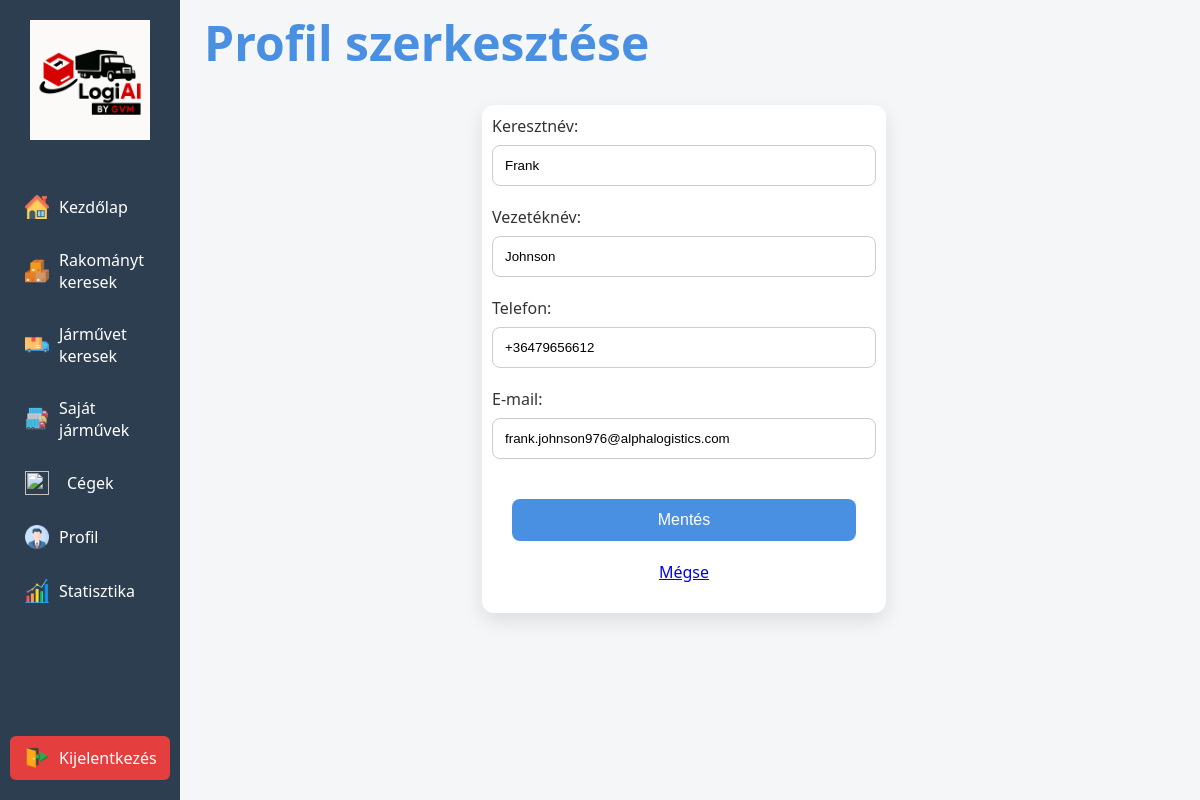
Screenshot of /edit_profile (signed in) with the database file from the repository.
### main.py (models this page shows, shortened)
class User(db.Model, UserMixin):
    user_id = db.Column(db.Integer, primary_key=True)
    email = db.Column(db.String(150), unique=True, nullable=False)
    first_name = db.Column(db.String(150), nullable=False)
    last_name = db.Column(db.String(150), nullable=False)
    phone_number = db.Column(db.String(150), nullable=False)
    hashed_password = db.Column(db.String(150), nullable=False)
    role = db.Column(db.String(50), default="freight_forwarder")
    company_id = db.Column(db.Integer, db.ForeignKey('company.company_id'), nullable=True)
    is_company_admin = db.Column(db.Boolean, default=False)
    common_user = db.Column(db.Boolean, default=True)
    created_at = db.Column(db.Date, default=date.today)
    profile_picture = db.Column(db.String(200), nullable=True)
    company = db.relationship('Company', back_populates='users')

### main.py (the view, shortened to what this page needs)
@app.route("/edit_profile", methods=["GET", "POST"])
@login_required
def edit_profile():
    user = current_user
    return render_template("edit_profile.html", user=user)

### main.py (called while the page is built)
@login_manager.user_loader
def load_user(user_id):
    return User.query.get(int(user_id))

### templates/edit_profile.html
{% extends "base.html" %}
{% block content %}
<div class="home-container">
    <aside class="sidebar">
        {% include 'sidebar.html' %}
    </aside>
    <main class="main-content">
        <h1 class="cim">Profil szerkesztése</h1>
        <form method="POST" style="width: 40%">
            <label>Keresztnév:</label>
            <input type="text" name="first_name" value="{{ user.first_name }}" required>
            <label>Vezetéknév:</label>
            <input type="text" name="last_name" value="{{ user.last_name }}" required>
            <label>Telefon:</label>
            <input type="text" name="phone_number" value="{{ user.phone_number }}" required>
            <label>E-mail:</label>
            <input type="email" name="email" value="{{ user.email }}" required>
            <div class="edit-buttons">
                <button type="submit" class="btn margin20">Mentés</button>
                <a href="{{ url_for('profile') }}" class="btn">Mégse</a>
            </div>
        </form>
    </main>
</div>
{% endblock %}

### static/style.css (style rules this page uses)
body { font-family: 'Segoe UI', Tahoma, Geneva, Verdana, sans-serif; margin: 0; padding: 0; background: #f4f6f8; color: #333; display: flex; min-height: 100vh; width: 100%; }
h1 { top: 0; background: #f4f6f8; z-index: 10; padding: 10px 0; margin: 0; }
.sidebar { width: 15%; background: #2c3e50; color: #fff; min-height: 100vh; padding-left: 10px; padding-right: 10px; position: fixed; top: 0; left: 0; box-sizing: border-box; display: flex; flex-direction: column; z-index: 1000; }
.main-content { margin-left: 17vw; flex-grow: 1; box-sizing: border-box; max-width: 80%; }
.main-content > h1 { font-size: 3rem; text-align: left; color: #4a90e2; }
.container, .register-choice-container, form { background: #fff; padding: 10px 10px; border-radius: 12px; box-shadow: 0 8px 20px rgba(0,0,0,0.1); margin: 20px auto; max-width: 100%; }
h1, h2 { text-align: left; color: #4a90e2; }
button { background: #4a90e2; color: #fff; border: none; padding: 12px 20px; border-radius: 8px; cursor: pointer; font-size: 16px; transition: background 0.3s; }
input, select { width: 100%; padding: 12px; margin: 8px 0 20px 0; border-radius: 8px; border: 1px solid #ccc; box-sizing: border-box; }
.edit-buttons { text-align: center; padding: 20px; display: grid; }
.edit-buttons .margin20 { margin-bottom: 20px; }
.home-container { max-width: 100%; }

### rows the page displays
User: first_name "Frank", last_name "Johnson", phone_number "+36479656612", email "frank.johnson976@alphalogistics.com"
